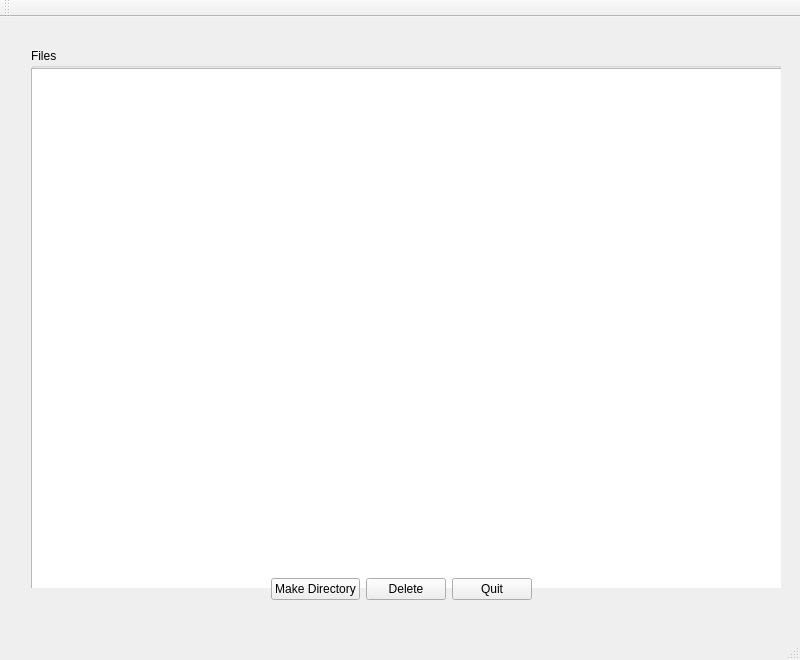
<?xml version="1.0" encoding="UTF-8"?>
<ui version="4.0">
 <class>MainWindow</class>
 <widget class="QMainWindow" name="MainWindow">
  <property name="geometry">
   <rect>
    <x>0</x>
    <y>0</y>
    <width>800</width>
    <height>660</height>
   </rect>
  </property>
  <property name="minimumSize">
   <size>
    <width>800</width>
    <height>660</height>
   </size>
  </property>
  <property name="maximumSize">
   <size>
    <width>800</width>
    <height>660</height>
   </size>
  </property>
  <property name="windowTitle">
   <string>Files</string>
  </property>
  <widget class="QWidget" name="centralWidget">
   <widget class="QWidget" name="layoutWidget">
    <property name="geometry">
     <rect>
      <x>20</x>
      <y>20</y>
      <width>762</width>
      <height>574</height>
     </rect>
    </property>
    <layout class="QVBoxLayout" name="verticalLayout">
     <item>
      <layout class="QHBoxLayout" name="horizontalLayout">
       <property name="sizeConstraint">
        <enum>QLayout::SetNoConstraint</enum>
       </property>
       <item>
        <widget class="QGroupBox" name="infoBox">
         <property name="minimumSize">
          <size>
           <width>750</width>
           <height>540</height>
          </size>
         </property>
         <property name="maximumSize">
          <size>
           <width>750</width>
           <height>540</height>
          </size>
         </property>
         <property name="title">
          <string>Files</string>
         </property>
         <property name="flat">
          <bool>true</bool>
         </property>
         <widget class="QTreeView" name="treeView">
          <property name="geometry">
           <rect>
            <x>0</x>
            <y>20</y>
            <width>751</width>
            <height>521</height>
           </rect>
          </property>
         </widget>
        </widget>
       </item>
       <item>
        <layout class="QVBoxLayout" name="verticalLayout_2"/>
       </item>
      </layout>
     </item>
     <item>
      <layout class="QHBoxLayout" name="horizontalLayout_2">
       <item>
        <spacer name="horizontalSpacer">
         <property name="orientation">
          <enum>Qt::Horizontal</enum>
         </property>
         <property name="sizeHint" stdset="0">
          <size>
           <width>40</width>
           <height>20</height>
          </size>
         </property>
        </spacer>
       </item>
       <item>
        <widget class="QPushButton" name="pushButton_5">
         <property name="text">
          <string>Make Directory</string>
         </property>
        </widget>
       </item>
       <item>
        <widget class="QPushButton" name="startButton">
         <property name="text">
          <string>Delete</string>
         </property>
        </widget>
       </item>
       <item>
        <widget class="QPushButton" name="quitButton">
         <property name="text">
          <string>Quit</string>
         </property>
        </widget>
       </item>
       <item>
        <spacer name="horizontalSpacer_2">
         <property name="orientation">
          <enum>Qt::Horizontal</enum>
         </property>
         <property name="sizeHint" stdset="0">
          <size>
           <width>40</width>
           <height>20</height>
          </size>
         </property>
        </spacer>
       </item>
      </layout>
     </item>
    </layout>
   </widget>
  </widget>
  <widget class="QMenuBar" name="menuBar">
   <property name="geometry">
    <rect>
     <x>0</x>
     <y>0</y>
     <width>800</width>
     <height>21</height>
    </rect>
   </property>
  </widget>
  <widget class="QToolBar" name="mainToolBar">
   <attribute name="toolBarArea">
    <enum>TopToolBarArea</enum>
   </attribute>
   <attribute name="toolBarBreak">
    <bool>false</bool>
   </attribute>
  </widget>
  <widget class="QStatusBar" name="statusBar"/>
 </widget>
 <layoutdefault spacing="6" margin="11"/>
 <resources/>
 <connections/>
</ui>
